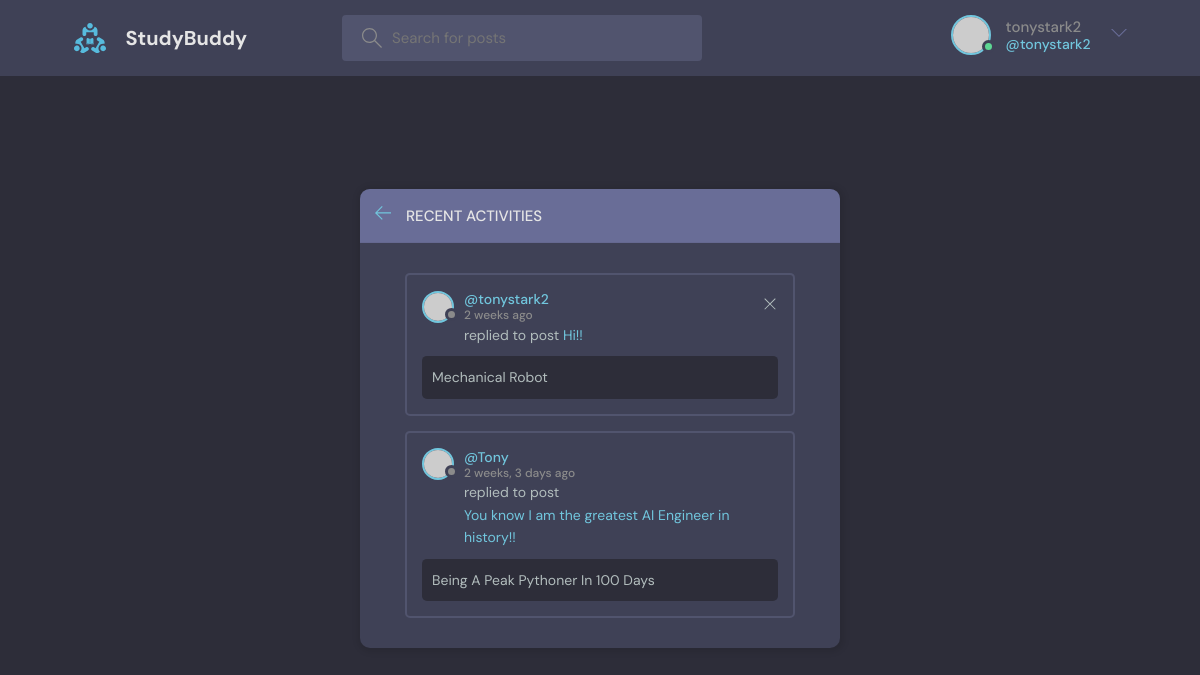
/activities (signed in), run on the app's committed database.
### base/models.py (models this page shows)
class Message(models.Model):
    user = models.ForeignKey(User, on_delete=models.CASCADE)
    room = models.ForeignKey(Room, on_delete=models.CASCADE)
    body = models.TextField()
    updated = models.DateTimeField(auto_now=True)
    created = models.DateTimeField(auto_now_add=True)
    class Meta:
        ordering = ["-updated", "-created"]
    def __str__(self):
        return str(self.body)[0:50]

class Room(models.Model):
    host = models.ForeignKey(User, on_delete=models.SET_NULL, null = True)
    topic = models.ForeignKey(Topic, on_delete=models.SET_NULL, null = True)
    name = models.CharField(max_length=200)
    description = models.TextField(null=True, blank=True)
    participants = models.ManyToManyField(User, related_name="participants", blank=True)
    updated = models.DateTimeField(auto_now=True)
    created = models.DateTimeField(auto_now_add=True)
    def __str__(self):
        return str(self.name)
    class Meta:
        ordering = ["-updated", "-created"]

### base/views.py (the view)
# urls.py: path("activities", views.activities, name = "activities")
def activities(request):
    search = request.GET.get("search") if request.GET.get("search") else ""
    activities = Message.objects.all()
    context = {"activities": activities}
    return render(request, "base/activity.html", context)

### base/templates/base/activity.html
{% extends 'mainlayout.html' %}
{% block content %}
   <main class="layout">
      <div class="container">
        <div class="layout__box">
          <div class="layout__boxHeader">
            <div class="layout__boxTitle">
              <a href="{% url 'home' %}">
                <svg version="1.1" xmlns="http://www.w3.org/2000/svg" width="32" height="32" viewBox="0 0 32 32">
                  <title>arrow-left</title>
                  <path
                    d="M13.723 2.286l-13.723 13.714 13.719 13.714 1.616-1.611-10.96-10.96h27.625v-2.286h-27.625l10.965-10.965-1.616-1.607z"
                  ></path>
                </svg>
              </a>
              <h3>Recent Activities</h3>
            </div>
          </div>
          <div class="activities-page layout__body">
            {% for activity in activities %}
            <div class="activities__box">
              <div class="activities__boxHeader roomListRoom__header">
                <a href="{% url 'user-profile' activity.user.id %}" class="roomListRoom__author">
                  <div class="avatar avatar--small">
                    <img src="https://randomuser.me/api/portraits/women/11.jpg" />
                  </div>
                  <p>
                    @{{activity.user}}
                    <span>{{activity.created|timesince}} ago</span>
                  </p>
                </a>
                <div class="roomListRoom__actions">
                  {% if request.user == activity.user %}
                  <a href="{% url 'delete-message' activity.id %}">
                    <svg version="1.1" xmlns="http://www.w3.org/2000/svg" width="32" height="32" viewBox="0 0 32 32">
                      <title>remove</title>
                      <path
                        d="M27.314 6.019l-1.333-1.333-9.98 9.981-9.981-9.981-1.333 1.333 9.981 9.981-9.981 9.98 1.333 1.333 9.981-9.98 9.98 9.98 1.333-1.333-9.98-9.98 9.98-9.981z"
                      ></path>
                    </svg>
                  </a>
                  {% endif %}
                </div>
              </div>
              <div class="activities__boxContent">
                <p>replied to post <a href="{% url 'room' activity.room.id %}">{{activity}}!</a></p>
                <div class="activities__boxRoomContent">
                  {{activity.room}}
                </div>
              </div>
            </div>
            {% endfor %}
          </div>
        </div>
      </div>
    </main>
{% endblock content %}

### Templates/navigation.html (shortened to what this page needs)
{% load static %}
<header class="header header--loggedIn">
    <div class="container">
      <a href="{% url 'home' %}" class="header__logo">
        <img src="{% static 'assets/logo.svg' %}" />
        <h1>StudyBuddy</h1>
      </a>
      <form class="header__search" method="GET" action="{% url 'home' %}">
        <label>
          <input name="search" placeholder="Search for posts" />
        </label>
    </form>
    <nav class="header__menu">
        {% if request.user.is_authenticated %}
        <div class="header__user">
          <a href="{% url 'user-profile' primary_key=request.user.id %}">
            <div class="avatar avatar--medium active">
              <img src="https://randomuser.me/api/portraits/men/37.jpg" />
            </div>
            <p>{{request.user.username}} <span>@{{request.user.username}}</span></p>
          </a>
          <button class="dropdown-button">
            <svg version="1.1" xmlns="http://www.w3.org/2000/svg" width="32" height="32" viewBox="0 0 32 32">
              <title>chevron-down</title>
              <path d="M16 21l-13-13h-3l16 16 16-16h-3l-13 13z"></path>
            </svg>
          </button>
        </div>
        {% else %}
        <a href="{% url 'login' %}">
          <img src="{% static '/assets/avatar.svg' %}" />
          <p>Login</p>
        </a>
        {% endif %}
      </nav>
    </div>
  </header>

### data on the page
Message: user "tonystark2", created "2 weeks", body "Hi!", room "Mechanical Robot"
Message: user "Tony", created "2 weeks, 3 days", body "You know I am the greatest AI Engineer in history!", room "Being A Peak Pythoner In 100 Days"

### other printed values
{{ request.user.username }} "tonystark2"
